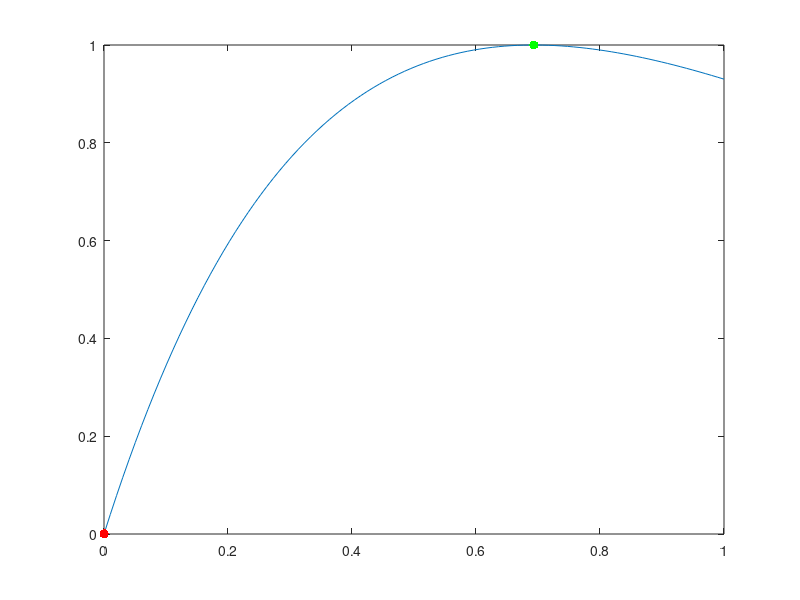

MATLAB code for this plot:
% Optimize 4 e^(-x) - 4 e^(-2x)
close all;
f = @(x) 4 * exp(-x) - 4 * exp(-2*x);
x = linspace(0, 1);
plot(x, f(x));
hold on;

% Basic minimum search
xmin = fminbnd(f, 0, 1);
plot(xmin, f(xmin), '.r', 'markersize', 20);
disp('Global min (x, y) ');
disp([xmin, f(xmin)])

% Max search: look for mins of -f(x)
fn = @(x) -1*f(x);
xmax = fminbnd(fn, 0, 1);
plot(xmax, f(xmax), '.g', 'markersize', 20);
disp('Global max (x, y) ');
disp([xmax, f(xmax)])
